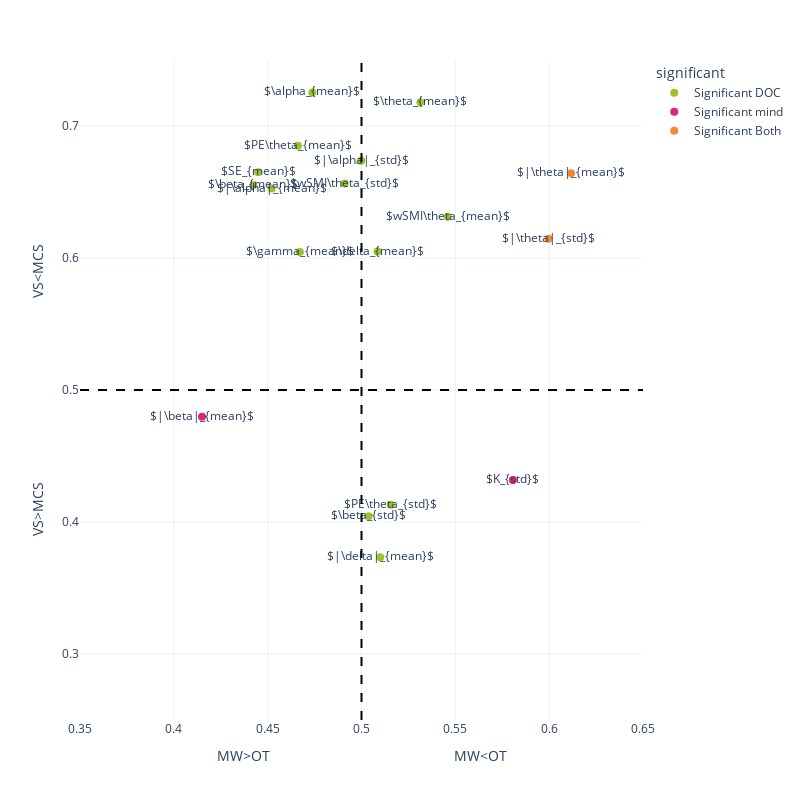

The notebook cell this image was saved under:
### Code cell
fig = px.scatter(df_contrast.query("significant != 'Not significant'"),x = 'AUC_mind', y = 'AUC_doc', template = "plotly_white", text = 'markers',
                 color_discrete_sequence = [green,pink, orange, lblue],
                 color = 'significant',
                #symbol_sequence = ['circle-open','circle','hexagram' ],

                 #category_orders = {'significant': ['p > 0.05','p < 0.05 uncorrected', 'p < 0.05 FDR corrected']}, 
                 labels = {'AUC_mind': f'MW>OT                                              MW<OT', 
                           'AUC_doc':'VS>MCS                                              VS<MCS'}

                )

fig.add_vline(x=0.5, line_width=2, line_dash="dash", line_color="black")
fig.add_hline(y=0.5, line_width=2, line_dash="dash", line_color="black")

fig.update_traces(marker=dict(size = 8))

fig.update_layout(
    autosize=False,
    width=800,
    height=800,
    xaxis= {'range': (0.35, 0.65),
            #'showticklabels': True,
            #'tickmode': 'linear'
           },
    yaxis = {'range': (0.25, 0.75),
            #'showticklabels': True,
            #'tickmode': 'linear',
        }

)

fig.show()

### Figure 1 — Plotly figure (JSON) as saved in the notebook; plotly's stock layout.template omitted (floating-point values rounded to 4 significant figures)
{"data": [{"hovertemplate": "significant=Significant DOC<br>MW>OT                                              MW<OT=%{x}<br>VS>MCS                                              VS<MCS=%{y}<br>markers=%{text}<extra></extra>", "legendgroup": "Significant DOC", "marker": {"color": "#9AC529", "size": 8, "symbol": "circle"}, "mode": "markers+text", "name": "Significant DOC", "orientation": "v", "showlegend": true, "text": ["$wSMI\\theta_{mean}$", "$wSMI\\theta_{std}$", "$PE\\theta_{mean}$", "$PE\\theta_{std}$", "$SE_{mean}$", "$\\beta_{mean}$", "$\\beta_{std}$", "$\\gamma_{mean}$", "$\\theta_{mean}$", "$\\delta_{mean}$", "$|\\delta|_{mean}$", "$|\\alpha|_{mean}$", "$|\\alpha|_{std}$", "$\\alpha_{mean}$"], "type": "scatter", "x": [0.5459, 0.491, 0.4661, 0.5156, 0.445, 0.4424, 0.5038, 0.4672, 0.5314, 0.5086, 0.51, 0.4521, 0.4999, 0.4738], "xaxis": "x", "y": [0.6312, 0.6564, 0.685, 0.413, 0.6651, 0.6554, 0.4044, 0.6045, 0.718, 0.6049, 0.3734, 0.6526, 0.6737, 0.7254], "yaxis": "y"}, {"hovertemplate": "significant=Significant mind<br>MW>OT                                              MW<OT=%{x}<br>VS>MCS                                              VS<MCS=%{y}<br>markers=%{text}<extra></extra>", "legendgroup": "Significant mind", "marker": {"color": "#DE237B", "size": 8, "symbol": "circle"}, "mode": "markers+text", "name": "Significant mind", "orientation": "v", "showlegend": true, "text": ["$K_{std}$", "$|\\beta|_{mean}$"], "type": "scatter", "x": [0.5807, 0.415], "xaxis": "x", "y": [0.4318, 0.4797], "yaxis": "y"}, {"hovertemplate": "significant=Significant Both<br>MW>OT                                              MW<OT=%{x}<br>VS>MCS                                              VS<MCS=%{y}<br>markers=%{text}<extra></extra>", "legendgroup": "Significant Both", "marker": {"color": "#F38A31", "size": 8, "symbol": "circle"}, "mode": "markers+text", "name": "Significant Both", "orientation": "v", "showlegend": true, "text": ["$|\\theta|_{mean}$", "$|\\theta|_{std}$"], "type": "scatter", "x": [0.6117, 0.5996], "xaxis": "x", "y": [0.6643, 0.6145], "yaxis": "y"}], "layout": {"autosize": false, "height": 800, "legend": {"title": {"text": "significant"}, "tracegroupgap": 0}, "margin": {"t": 60}, "shapes": [{"line": {"color": "black", "dash": "dash", "width": 2}, "type": "line", "x0": 0.5, "x1": 0.5, "xref": "x", "y0": 0, "y1": 1, "yref": "y domain"}, {"line": {"color": "black", "dash": "dash", "width": 2}, "type": "line", "x0": 0, "x1": 1, "xref": "x domain", "y0": 0.5, "y1": 0.5, "yref": "y"}], "width": 800, "xaxis": {"anchor": "y", "domain": [0, 1], "range": [0.35, 0.65], "title": {"text": "MW>OT                                              MW<OT"}, "type": "linear"}, "yaxis": {"anchor": "x", "domain": [0, 1], "range": [0.25, 0.75], "title": {"text": "VS>MCS                                              VS<MCS"}, "type": "linear"}}}
